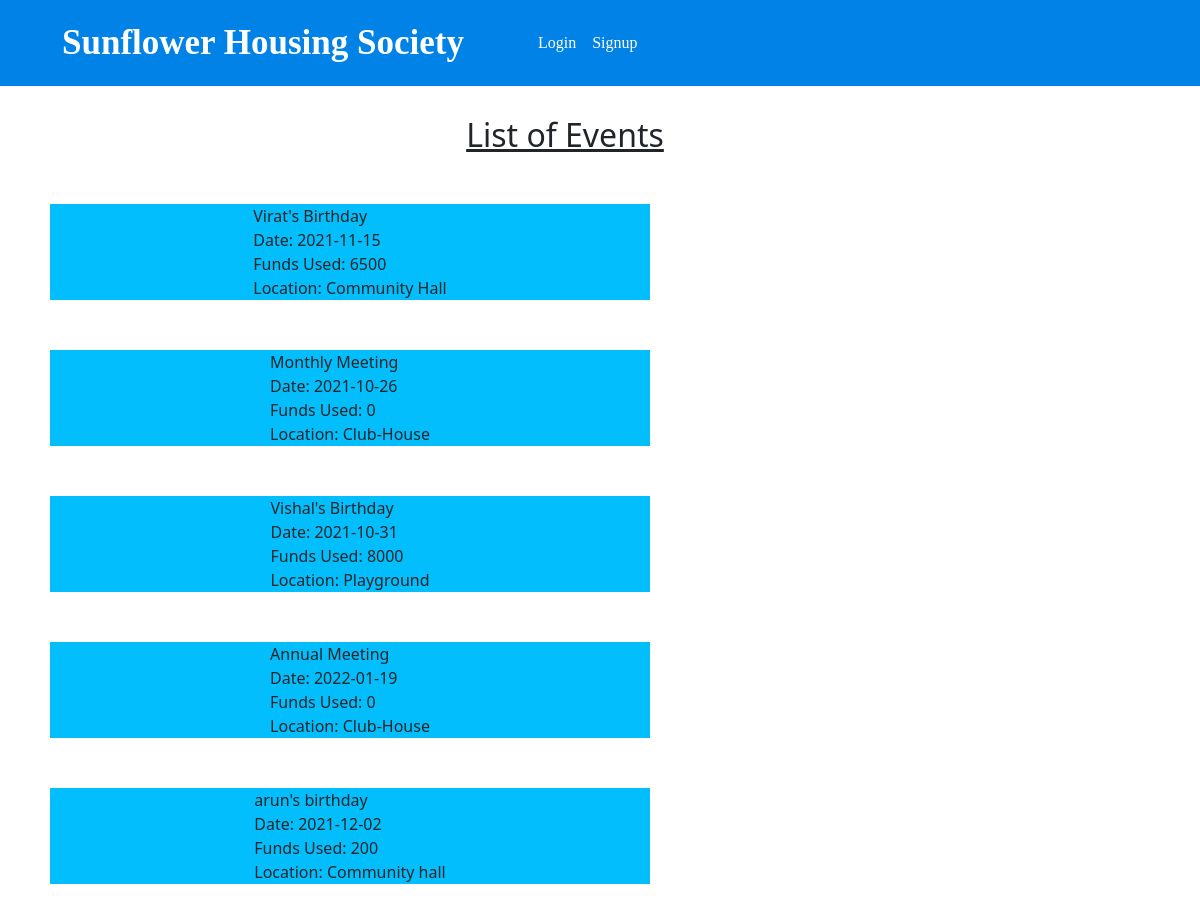
/society/event_list.php, run on the app's committed database.
### tables this page shows
CREATE TABLE `events` (
  `sno` int(11) NOT NULL,
  `ename` text NOT NULL,
  `description` text NOT NULL,
  `date` date NOT NULL,
  `funds` int(11) NOT NULL,
  `location` text NOT NULL
);

### society/event_list.php (the view, shortened to what this page needs)
<?php
include 'connect.php';
$sql = "SELECT * FROM `events`";
$result = mysqli_query($conn, $sql);
?>
<!doctype html>
<html lang="en">
  <head>
    <link href="https://cdn.jsdelivr.net/npm/bootstrap@5.1.3/dist/css/bootstrap.min.css" rel="stylesheet">
    <link href="event.css" rel="stylesheet">
    <link href="home.css" rel="stylesheet">
  </head>
  <body>
    <?php require 'nav.php' ?>
<div>
    <h2 class="text-left" style="margin: 30px 0px 0px -70px; text-decoration: underline; text-align: center;" >List of Events</h1>
</div>
<?php
while($row = mysqli_fetch_assoc($result)){
   echo' <div class="event">';
        echo $row["ename"].'<br>';
        echo 'Date: '. $row["date"]. '<br>';
        echo 'Funds Used: '. $row["funds"]. '<br>';
        echo 'Location: '. $row["location"]. '<br>';
echo '</div>';
}
?>
  </body>
</html>

### society/event.css (style rules this page uses)
.event { display: flex; background-color: #03befc; margin: 50px 50px; width: 50%; justify-content: center; box-sizing: border-box; }

### data on the page
events: ename "Virat's Birthday", date "2021-11-15", funds "6500", location "Community Hall"
events: ename "Monthly Meeting", date "2021-10-26", funds "0", location "Club-House"
events: ename "Vishal's Birthday", date "2021-10-31", funds "8000", location "Playground"
events: ename "Annual Meeting", date "2022-01-19", funds "0", location "Club-House"
events: ename "arun's birthday", date "2021-12-02", funds "200", location "Community hall"
